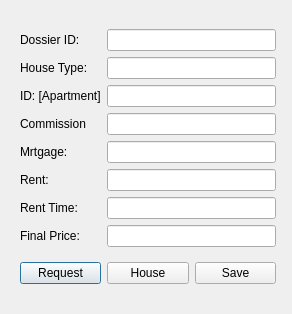
<?xml version="1.0" encoding="UTF-8"?>
<ui version="4.0">
 <class>RentDossPanel</class>
 <widget class="QDialog" name="RentDossPanel">
  <property name="geometry">
   <rect>
    <x>0</x>
    <y>0</y>
    <width>292</width>
    <height>314</height>
   </rect>
  </property>
  <property name="windowTitle">
   <string>Dialog</string>
  </property>
  <widget class="QWidget" name="">
   <property name="geometry">
    <rect>
     <x>20</x>
     <y>20</y>
     <width>256</width>
     <height>273</height>
    </rect>
   </property>
   <layout class="QVBoxLayout" name="verticalLayout_3">
    <item>
     <layout class="QHBoxLayout" name="horizontalLayout_2">
      <item>
       <layout class="QVBoxLayout" name="verticalLayout_2">
        <item>
         <widget class="QLabel" name="label">
          <property name="text">
           <string>Dossier ID: </string>
          </property>
         </widget>
        </item>
        <item>
         <widget class="QLabel" name="label_2">
          <property name="text">
           <string>House Type: </string>
          </property>
         </widget>
        </item>
        <item>
         <widget class="QLabel" name="label_3">
          <property name="text">
           <string>ID: [Apartment]</string>
          </property>
         </widget>
        </item>
        <item>
         <widget class="QLabel" name="label_4">
          <property name="text">
           <string>Commission</string>
          </property>
         </widget>
        </item>
        <item>
         <widget class="QLabel" name="label_5">
          <property name="text">
           <string>Mrtgage: </string>
          </property>
         </widget>
        </item>
        <item>
         <widget class="QLabel" name="label_6">
          <property name="text">
           <string>Rent: </string>
          </property>
         </widget>
        </item>
        <item>
         <widget class="QLabel" name="label_7">
          <property name="text">
           <string>Rent Time: </string>
          </property>
         </widget>
        </item>
        <item>
         <widget class="QLabel" name="label_8">
          <property name="text">
           <string>Final Price: </string>
          </property>
         </widget>
        </item>
       </layout>
      </item>
      <item>
       <layout class="QVBoxLayout" name="verticalLayout">
        <item>
         <widget class="QLineEdit" name="lDID"/>
        </item>
        <item>
         <widget class="QLineEdit" name="lHType"/>
        </item>
        <item>
         <widget class="QLineEdit" name="lID"/>
        </item>
        <item>
         <widget class="QLineEdit" name="lCommission"/>
        </item>
        <item>
         <widget class="QLineEdit" name="lMortgage"/>
        </item>
        <item>
         <widget class="QLineEdit" name="lRent"/>
        </item>
        <item>
         <widget class="QLineEdit" name="lRTime"/>
        </item>
        <item>
         <widget class="QLineEdit" name="lFPrice"/>
        </item>
       </layout>
      </item>
     </layout>
    </item>
    <item>
     <layout class="QHBoxLayout" name="horizontalLayout">
      <item>
       <widget class="QPushButton" name="pRequest">
        <property name="text">
         <string>Request</string>
        </property>
       </widget>
      </item>
      <item>
       <widget class="QPushButton" name="pHouse">
        <property name="text">
         <string>House</string>
        </property>
       </widget>
      </item>
      <item>
       <widget class="QPushButton" name="pSave">
        <property name="text">
         <string>Save</string>
        </property>
       </widget>
      </item>
     </layout>
    </item>
   </layout>
  </widget>
 </widget>
 <resources/>
 <connections/>
</ui>
